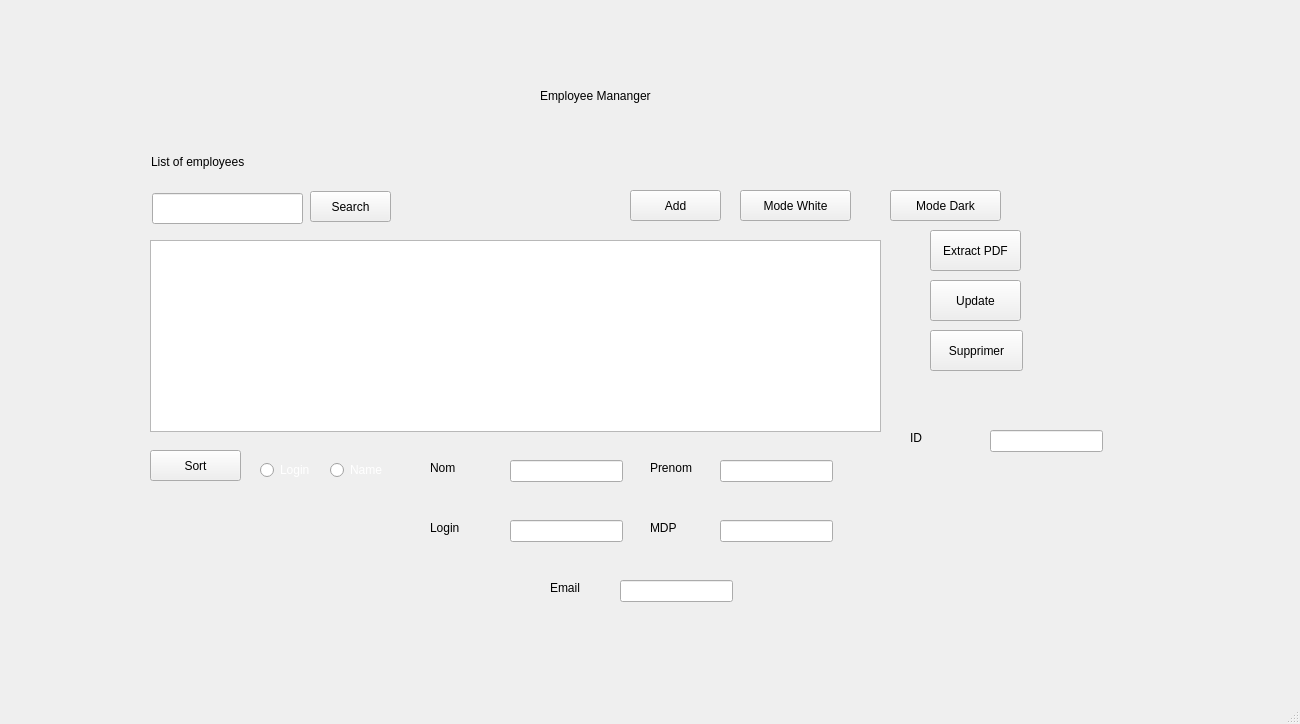
<?xml version="1.0" encoding="UTF-8"?>
<ui version="4.0">
 <class>MainWindow</class>
 <widget class="QMainWindow" name="MainWindow">
  <property name="geometry">
   <rect>
    <x>0</x>
    <y>0</y>
    <width>1300</width>
    <height>724</height>
   </rect>
  </property>
  <property name="windowTitle">
   <string>MainWindow</string>
  </property>
  <widget class="QWidget" name="centralwidget">
   <widget class="QStackedWidget" name="stackedWidget">
    <property name="geometry">
     <rect>
      <x>130</x>
      <y>80</y>
      <width>1001</width>
      <height>561</height>
     </rect>
    </property>
    <property name="currentIndex">
     <number>0</number>
    </property>
    <widget class="QWidget" name="page_2">
     <widget class="QLabel" name="label_3">
      <property name="geometry">
       <rect>
        <x>410</x>
        <y>0</y>
        <width>131</width>
        <height>31</height>
       </rect>
      </property>
      <property name="text">
       <string>Employee Mananger</string>
      </property>
     </widget>
     <widget class="QLabel" name="label_5">
      <property name="geometry">
       <rect>
        <x>21</x>
        <y>66</y>
        <width>121</width>
        <height>31</height>
       </rect>
      </property>
      <property name="text">
       <string>List of employees</string>
      </property>
     </widget>
     <widget class="QPushButton" name="pushButton_4">
      <property name="geometry">
       <rect>
        <x>800</x>
        <y>150</y>
        <width>91</width>
        <height>41</height>
       </rect>
      </property>
      <property name="text">
       <string>Extract PDF</string>
      </property>
     </widget>
     <widget class="QPushButton" name="pushButton_5">
      <property name="geometry">
       <rect>
        <x>500</x>
        <y>110</y>
        <width>91</width>
        <height>31</height>
       </rect>
      </property>
      <property name="text">
       <string>Add</string>
      </property>
     </widget>
     <widget class="QLineEdit" name="le_recherche">
      <property name="geometry">
       <rect>
        <x>22</x>
        <y>113</y>
        <width>151</width>
        <height>31</height>
       </rect>
      </property>
     </widget>
     <widget class="QPushButton" name="pushButton_3">
      <property name="geometry">
       <rect>
        <x>20</x>
        <y>370</y>
        <width>91</width>
        <height>31</height>
       </rect>
      </property>
      <property name="text">
       <string>Sort</string>
      </property>
     </widget>
     <widget class="QRadioButton" name="radioButton">
      <property name="geometry">
       <rect>
        <x>130</x>
        <y>380</y>
        <width>61</width>
        <height>20</height>
       </rect>
      </property>
      <property name="styleSheet">
       <string notr="true">color: rgb(255, 255, 255);</string>
      </property>
      <property name="text">
       <string>Login</string>
      </property>
     </widget>
     <widget class="QRadioButton" name="radioButton_2">
      <property name="geometry">
       <rect>
        <x>200</x>
        <y>380</y>
        <width>54</width>
        <height>20</height>
       </rect>
      </property>
      <property name="styleSheet">
       <string notr="true">color: rgb(255, 255, 255);</string>
      </property>
      <property name="text">
       <string>Name</string>
      </property>
     </widget>
     <widget class="QPushButton" name="pushButton_2">
      <property name="geometry">
       <rect>
        <x>180</x>
        <y>111</y>
        <width>81</width>
        <height>31</height>
       </rect>
      </property>
      <property name="text">
       <string>Search</string>
      </property>
     </widget>
     <widget class="QTableView" name="tableView">
      <property name="geometry">
       <rect>
        <x>20</x>
        <y>160</y>
        <width>731</width>
        <height>192</height>
       </rect>
      </property>
     </widget>
     <widget class="QLineEdit" name="le_Nom">
      <property name="geometry">
       <rect>
        <x>380</x>
        <y>380</y>
        <width>113</width>
        <height>22</height>
       </rect>
      </property>
     </widget>
     <widget class="QPushButton" name="pushButton_7">
      <property name="geometry">
       <rect>
        <x>800</x>
        <y>250</y>
        <width>93</width>
        <height>41</height>
       </rect>
      </property>
      <property name="text">
       <string>Supprimer</string>
      </property>
     </widget>
     <widget class="QPushButton" name="refresh">
      <property name="geometry">
       <rect>
        <x>610</x>
        <y>110</y>
        <width>111</width>
        <height>31</height>
       </rect>
      </property>
      <property name="text">
       <string>Mode White</string>
      </property>
     </widget>
     <widget class="QPushButton" name="pushButton_8">
      <property name="geometry">
       <rect>
        <x>800</x>
        <y>200</y>
        <width>91</width>
        <height>41</height>
       </rect>
      </property>
      <property name="text">
       <string>Update</string>
      </property>
     </widget>
     <widget class="QLineEdit" name="le_Prenom">
      <property name="geometry">
       <rect>
        <x>590</x>
        <y>380</y>
        <width>113</width>
        <height>22</height>
       </rect>
      </property>
     </widget>
     <widget class="QLineEdit" name="le_Login">
      <property name="geometry">
       <rect>
        <x>380</x>
        <y>440</y>
        <width>113</width>
        <height>22</height>
       </rect>
      </property>
     </widget>
     <widget class="QLineEdit" name="le_Mdp">
      <property name="geometry">
       <rect>
        <x>590</x>
        <y>440</y>
        <width>113</width>
        <height>22</height>
       </rect>
      </property>
     </widget>
     <widget class="QLineEdit" name="le_Email">
      <property name="geometry">
       <rect>
        <x>490</x>
        <y>500</y>
        <width>113</width>
        <height>22</height>
       </rect>
      </property>
     </widget>
     <widget class="QLabel" name="label_4">
      <property name="geometry">
       <rect>
        <x>300</x>
        <y>380</y>
        <width>56</width>
        <height>16</height>
       </rect>
      </property>
      <property name="text">
       <string>Nom</string>
      </property>
     </widget>
     <widget class="QLabel" name="label_6">
      <property name="geometry">
       <rect>
        <x>520</x>
        <y>380</y>
        <width>56</width>
        <height>16</height>
       </rect>
      </property>
      <property name="text">
       <string>Prenom</string>
      </property>
     </widget>
     <widget class="QLabel" name="label_7">
      <property name="geometry">
       <rect>
        <x>520</x>
        <y>440</y>
        <width>56</width>
        <height>16</height>
       </rect>
      </property>
      <property name="text">
       <string>MDP</string>
      </property>
     </widget>
     <widget class="QLabel" name="label_8">
      <property name="geometry">
       <rect>
        <x>300</x>
        <y>440</y>
        <width>56</width>
        <height>16</height>
       </rect>
      </property>
      <property name="text">
       <string>Login</string>
      </property>
     </widget>
     <widget class="QLabel" name="label_9">
      <property name="geometry">
       <rect>
        <x>420</x>
        <y>500</y>
        <width>56</width>
        <height>16</height>
       </rect>
      </property>
      <property name="text">
       <string>Email</string>
      </property>
     </widget>
     <widget class="QLineEdit" name="le_ID">
      <property name="geometry">
       <rect>
        <x>860</x>
        <y>350</y>
        <width>113</width>
        <height>22</height>
       </rect>
      </property>
     </widget>
     <widget class="QLabel" name="label_14">
      <property name="geometry">
       <rect>
        <x>780</x>
        <y>350</y>
        <width>56</width>
        <height>16</height>
       </rect>
      </property>
      <property name="text">
       <string>ID</string>
      </property>
     </widget>
     <widget class="QLabel" name="email_verif">
      <property name="geometry">
       <rect>
        <x>390</x>
        <y>116</y>
        <width>81</width>
        <height>20</height>
       </rect>
      </property>
      <property name="styleSheet">
       <string notr="true">
color: rgb(255, 0, 0);</string>
      </property>
      <property name="text">
       <string/>
      </property>
     </widget>
     <widget class="QPushButton" name="refresh_2">
      <property name="geometry">
       <rect>
        <x>760</x>
        <y>110</y>
        <width>111</width>
        <height>31</height>
       </rect>
      </property>
      <property name="text">
       <string>Mode Dark</string>
      </property>
     </widget>
    </widget>
   </widget>
  </widget>
  <widget class="QStatusBar" name="statusbar"/>
 </widget>
 <resources/>
 <connections/>
</ui>
